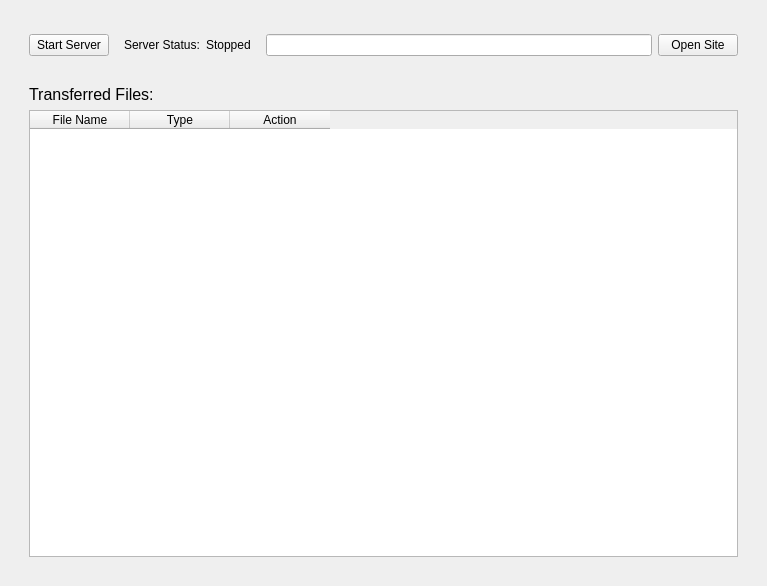
<?xml version="1.0" encoding="UTF-8"?>
<ui version="4.0">
 <class>Form</class>
 <widget class="QWidget" name="Form">
  <property name="geometry">
   <rect>
    <x>0</x>
    <y>0</y>
    <width>767</width>
    <height>586</height>
   </rect>
  </property>
  <property name="minimumSize">
   <size>
    <width>578</width>
    <height>296</height>
   </size>
  </property>
  <property name="windowTitle">
   <string>Form</string>
  </property>
  <layout class="QHBoxLayout" name="horizontalLayout_2">
   <item>
    <widget class="QWidget" name="widget_3" native="true">
     <layout class="QVBoxLayout" name="verticalLayout_2">
      <item>
       <widget class="QWidget" name="widget" native="true">
        <layout class="QHBoxLayout" name="horizontalLayout_3">
         <item>
          <widget class="QPushButton" name="start_server">
           <property name="toolTip">
            <string>Start / Stop Server</string>
           </property>
           <property name="text">
            <string>Start Server</string>
           </property>
          </widget>
         </item>
         <item>
          <widget class="QWidget" name="widget_2" native="true">
           <layout class="QHBoxLayout" name="horizontalLayout">
            <item>
             <widget class="QLabel" name="label">
              <property name="text">
               <string>Server Status:</string>
              </property>
             </widget>
            </item>
            <item>
             <widget class="QLabel" name="label_status">
              <property name="toolTip">
               <string>Server Status: Stopped / Running / Problem</string>
              </property>
              <property name="text">
               <string>Stopped</string>
              </property>
             </widget>
            </item>
           </layout>
          </widget>
         </item>
         <item>
          <widget class="QLineEdit" name="display_url"/>
         </item>
         <item>
          <widget class="QPushButton" name="open_site">
           <property name="toolTip">
            <string>Open Web Page</string>
           </property>
           <property name="text">
            <string>Open Site</string>
           </property>
          </widget>
         </item>
        </layout>
       </widget>
      </item>
      <item>
       <widget class="QWidget" name="widget_5" native="true">
        <layout class="QVBoxLayout" name="verticalLayout">
         <item>
          <widget class="QLabel" name="label_2">
           <property name="font">
            <font>
             <pointsize>12</pointsize>
            </font>
           </property>
           <property name="text">
            <string>Transferred Files:</string>
           </property>
          </widget>
         </item>
         <item>
          <widget class="QTableWidget" name="file_table">
           <column>
            <property name="text">
             <string>File Name</string>
            </property>
           </column>
           <column>
            <property name="text">
             <string>Type</string>
            </property>
           </column>
           <column>
            <property name="text">
             <string>Action</string>
            </property>
           </column>
          </widget>
         </item>
        </layout>
       </widget>
      </item>
     </layout>
    </widget>
   </item>
  </layout>
 </widget>
 <resources/>
 <connections/>
</ui>
